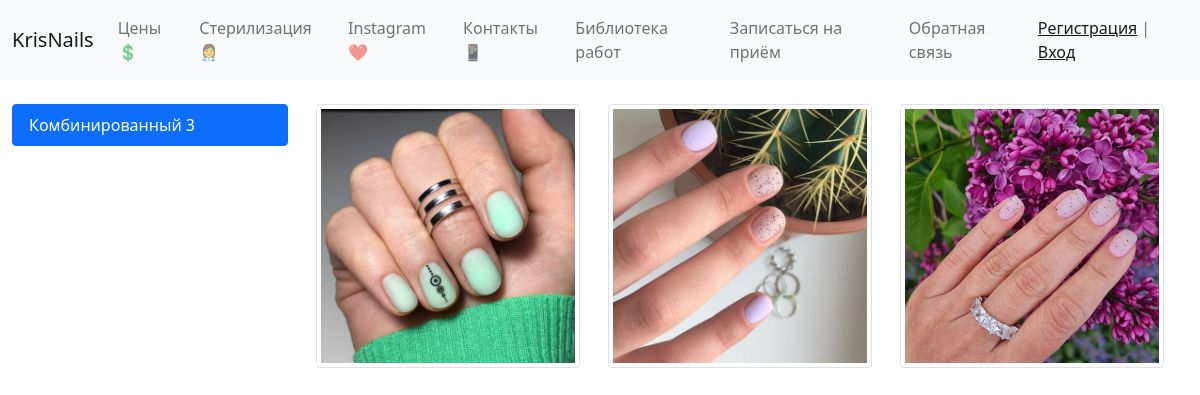
Before: /services/works/ with the older database file.
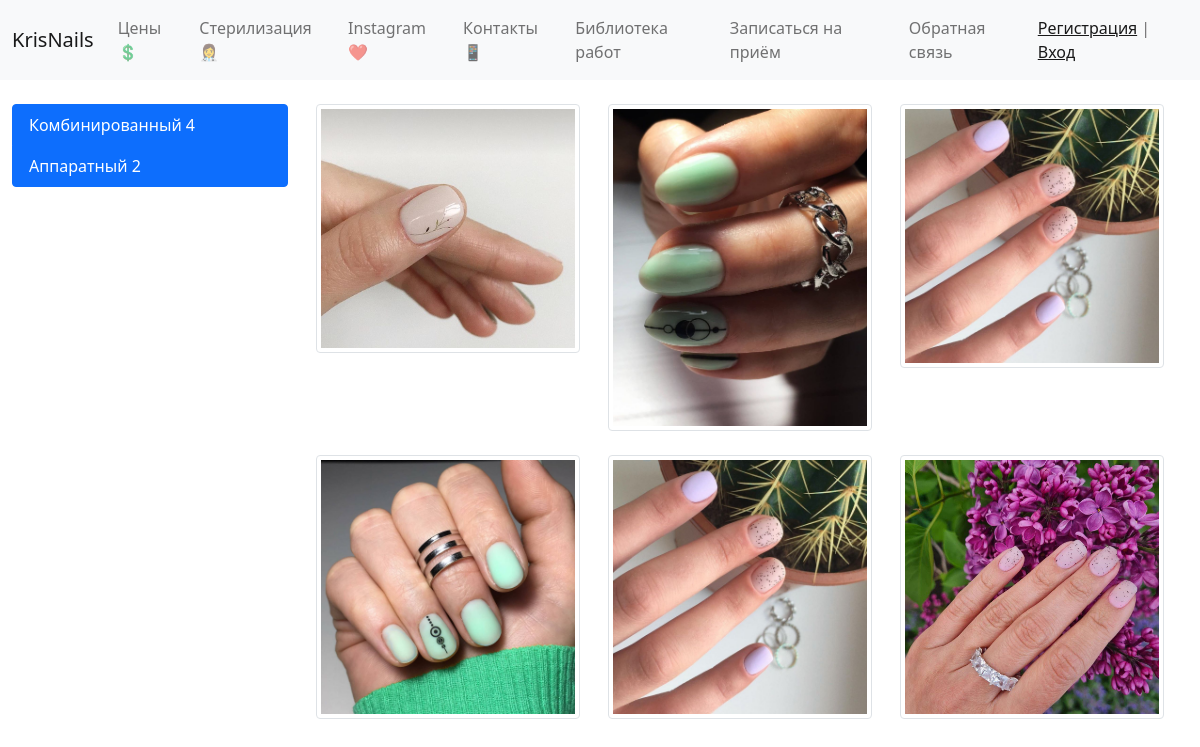
After: the same page with the newer database file.
### services/models.py (models this page shows, shortened)
class Category(models.Model):
    category_name = models.CharField(max_length=150, verbose_name='Тип услуги')
    content = models.TextField(verbose_name='Описание услуги', blank=True)
    price = models.IntegerField(verbose_name='Стоимость')
    duration = models.CharField(blank=True, max_length=100, verbose_name='продолжительность')
    created_at = models.DateTimeField(auto_now_add=True, verbose_name='Дата добавления услуги')
    updated_at = models.DateTimeField(auto_now=True, verbose_name='Дата изменения')
    is_published = models.BooleanField(default=True, verbose_name='Опубликовано')
    class Meta:
        verbose_name = 'Категория'
        verbose_name_plural = 'Категории'
    def get_absolute_url(self):
        return reverse('services:show_works_by_category', kwargs={'category_id': self.pk})

class Visit(models.Model):
    client = models.ForeignKey(Client, on_delete=models.SET_NULL, null=True, verbose_name='Клиент', blank=True)
    category = models.ForeignKey(Category, on_delete=models.PROTECT, verbose_name='Услуга', blank=True)
    additional = models.ManyToManyField(Additional, blank=True, verbose_name='Доп. услуги')
    work_date = models.DateTimeField(auto_now_add=True, verbose_name='Дата визита', blank=True)
    price = models.IntegerField(default='250', verbose_name='Стоимость', blank=True)
    duration = models.DurationField(default='03:00:00', help_text='часы:минуты:секунды',
                                    verbose_name='Длительность процедуры', blank=True)
    content = models.TextField(blank=True, verbose_name='Описание процедуры')
    created_at = models.DateTimeField(auto_now_add=True, verbose_name='Дата добавления')
    updated_at = models.DateTimeField(auto_now=True, verbose_name='Дата изменения')
    is_published = models.BooleanField(default=False, verbose_name='Опубликовано')
    photo_before = models.ImageField(upload_to='photo/visits/before/%Y/%m/%d', blank=True, verbose_name='Фото до')
    photo_after = models.ImageField(upload_to='photo/visits/after/%Y/%m/%d', blank=True, verbose_name='Фото после')
    class Meta:
        verbose_name = 'Визит'
        verbose_name_plural = 'Визиты'
        ordering = ['-work_date']
    def get_absolute_url(self):
        return reverse('services:show_work', kwargs={'pk': self.pk})

### services/views.py (the view)
# urls.py: path('works/', views.AllVisits.as_view(), name='all_visits'),
class AllVisits(ListView):
    model = Visit
    context_object_name = 'visits_list'
    template_name = 'services/visits_list.html'
    paginate_by = 6
    def get_queryset(self):
        return Visit.objects.filter(is_published=True, photo_after__contains='jpg', category__is_published=True)

### services/templatetags/services_tags.py (called while the page is built)
@register.inclusion_tag('services/list_categories.html')
def show_categories():
    categories_list = Category.objects.filter(is_published=True)
    categories_list = Category.objects.annotate(cnt=Count('visit', filter=F('visit__is_published'))).filter(cnt__gt=0)
    return {'categories_list': categories_list}

### services/templates/services/visits_list.html (shortened to what this page needs)
{% extends 'base.html' %}
{% load services_tags %}
{% block main %}
<div class="container-fluid my-4">
    <div class="row">
        <div class="col-md-3 mb-4">
            {% show_categories %}
        </div>
        <div class="row col-md-9">
            {% for step in visits_list %}
            <div class="d-flex justify-content-center col-md-4 mb-4 ps-md-3  ">
                <a href="{{ step.get_absolute_url }}"><img src="{{ step.photo_after.url }}"
                                                           class="img-fluid img-thumbnail d-flex justify-content-center"
                                                           width="304"
                                                           height="236"/></a>
            </div>
            {% endfor %}
        </div>
    </div>
</div>
{% endblock %}

### templates/base.html (shortened to what this page needs)
{% load static %}
<!DOCTYPE html>
<html lang="en">
<head>
    <link href="{% static 'bootstrap/css/bootstrap.min.css' %}" rel="stylesheet">
    <link href="{% static 'css/style.css' %}" rel="stylesheet">
</head>
<body class="">
{% include 'inc/_my_nav.html' %}
{% block main %}{% endblock %}
</body>
</html>

### templates/inc/_my_nav.html (shortened to what this page needs)
<nav class="navbar navbar-expand-sm navbar-light  bg-light">
    <div class="container-fluid">
        <a href="{% url 'services:home' %}" class="navbar-brand">KrisNails</a>
        <div class="collapse navbar-collapse" id="navbarContent">
            <ul class="navbar-nav me-auto mb-0">
                <li class="nav-item">
                    <a href="{% url 'services:prices' %}" class="nav-link">Цены 💲</a>
                </li>
                <li class="nav-item">
                    <a href="{% url 'services:cleaning' %}" class="nav-link">Стерилизация 👩‍⚕️</a>
                </li>
                <li class="nav-item">
                    <a href="https://www.instagram.com/kris_.nails/" target="_blank" class="nav-link">Instagram ❤️</a>
                </li>
                <li class="nav-item">
                    <a href="{% url 'services:contacts' %}" class="nav-link">Контакты 📱</a>
                </li>
                <li class="nav-item">
                    <a href="{% url 'services:all_visits' %}" class="nav-link">Библиотека работ</a>
                </li>
                <li class="nav-item">
                    <a href="{% url 'services:make_appointment' %}" class="nav-link">Записаться на приём</a>
                </li>
                <li class="nav-item">
                    <a href="{% url 'services:contact' %}" class="nav-link">Обратная связь</a>
                </li>
            </ul>
            {% if request.user.is_authenticated %}
            <span class="navbar-text">
                <a href="{% url 'services:logout' %}">Выход</a>
            </span>
            {% else %}
            <span class="navbar-text">
                <a href="{% url 'services:register' %}">Регистрация</a> | <a href="{% url 'services:login' %}">Вход</a>
            </span>
            {% endif %}
        </div>
    </div>
</nav>

### services/templates/services/list_categories.html
<div class="list-group">
    {% for item in categories_list %}
    <a href="{{ item.get_absolute_url }}" class="list-group-item list-group-item-action active"
       aria-current="true">{{ item.category_name }} {{item.cnt}} </a>
    {% endfor %}
</div>

### nails/static/css/style.css (style rules this page uses)
body { background: url(https://webfon.top/wp-content/uploads/2017/10/tools.png) left top repeat fixed; }

Changed rows visible on the page:
changed Category "Комбинированный": cnt "3" → "4"
now on this page (row unchanged): Category: category_name "Аппаратный", cnt "2"
added Visit: photo_after (picture)
added Visit: photo_after (picture)
added Visit: photo_after (picture)
